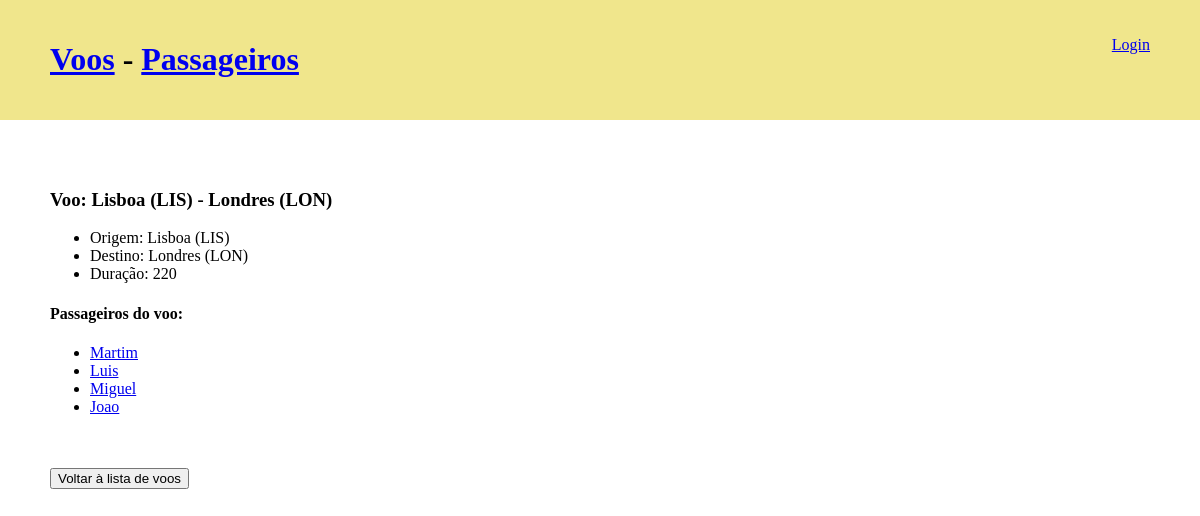
/voo/2, run on an earlier commit of the app's database.
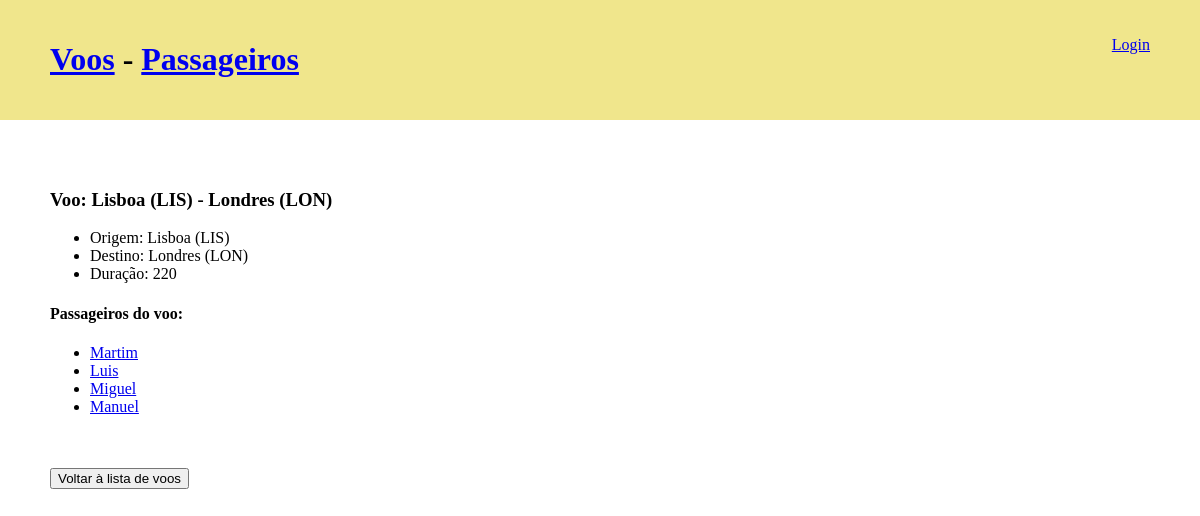
And on a later commit of the database.
### voos/models.py (models this page shows)
class Passageiro(models.Model):
    nome = models.CharField(max_length=20)
    voos = models.ManyToManyField(
        Voo,
        null=True,
        blank=True,
        related_name='passageiros'
        )
    def __str__(self):
        return self.nome

### voos/views.py (the view)
# urls.py: path('voo/<int:voo_id>', views.voo_view, name='voo'),
def voo_view(request, voo_id):
    voo = Voo.objects.get(id=voo_id)
    context= {
        'voo': voo,
        'passageiros': voo.passageiros.all(),
        'nao_passageiros': Passageiro.objects.exclude(voos__in = [voo])
    }
    return render(request, 'voos/voo.html', context)

### voos/models.py (called while the page is built)
    def __str__(self):
        return f'{self.nome} ({self.codigo})'

    def __str__(self):
        return f'{self.origem} - {self.destino}'

### voos/templates/voos/voo.html (shortened to what this page needs)
{% extends "voos/base.html" %}
{% block main %}
<h3>Voo: {{ voo }}</h3>
<ul>
  <li>Origem: {{ voo.origem }}</li>
  <li>Destino: {{ voo.destino }}</li>
  <li>Duração: {{ voo.duracao }} </li>
</ul>
<h4>Passageiros do voo:</h4>
<ul>
  {% for passageiro in passageiros %}
  <li>
    <a href="{% url 'passageiro' passageiro.id %}">
      {{ passageiro }}</a>
  </li>
  {% empty %}
  <li>voo sem passageiros</li>
  {% endfor %}
</ul>
<br><br>
<a href="{% url 'voos' %}"><button>Voltar à lista de voos</button></a>
{% endblock main %}

What changed in the data, as far as the page shows it:
no longer on this page (row unchanged): Passageiro: nome "Joao"
added Passageiro: nome "Manuel"
